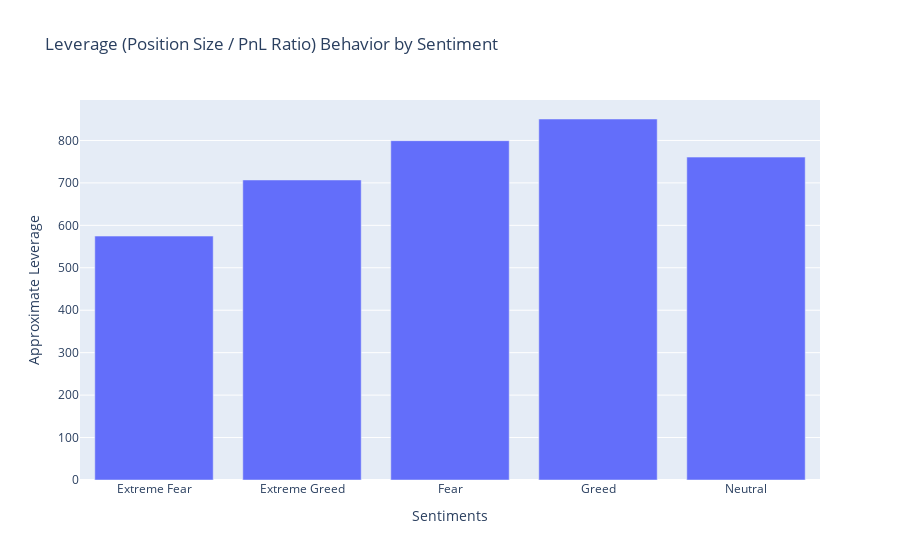

Here is the notebook cell this chart was saved with:
### Code cell
merged_df['approx_leverage'] = merged_df['Size USD'] / (np.abs(merged_df['Start Position']) + 1)
leverage_by_sentiment_df = merged_df.groupby('classification')['approx_leverage'].mean().reset_index()
fig = px.bar(
    leverage_by_sentiment_df,
    x = 'classification',
    y = 'approx_leverage',
    labels = {"classification" : "Sentiments", "approx_leverage" : "Approximate Leverage"},
    title = "Leverage (Position Size / PnL Ratio) Behavior by Sentiment"
)
fig.show()

### Figure 1 — Plotly figure (JSON) as saved in the notebook; plotly's stock layout.template omitted (floating-point values rounded to 4 significant figures)
{"data": [{"alignmentgroup": "True", "hovertemplate": "Sentiments=%{x}<br>Approximate Leverage=%{y}<extra></extra>", "legendgroup": "", "marker": {"color": "#636efa", "pattern": {"shape": ""}}, "name": "", "offsetgroup": "", "orientation": "v", "showlegend": false, "textposition": "auto", "type": "bar", "x": ["Extreme Fear", "Extreme Greed", "Fear", "Greed", "Neutral"], "xaxis": "x", "y": [574.7, 706.9, 799.5, 850.6, 760.7], "yaxis": "y"}], "layout": {"autosize": true, "barmode": "relative", "legend": {"tracegroupgap": 0}, "title": {"text": "Leverage (Position Size / PnL Ratio) Behavior by Sentiment"}, "xaxis": {"anchor": "y", "autorange": true, "domain": [0, 1], "range": [-0.5, 4.5], "title": {"text": "Sentiments"}, "type": "category"}, "yaxis": {"anchor": "x", "autorange": true, "domain": [0, 1], "range": [0, 895.3], "title": {"text": "Approximate Leverage"}, "type": "linear"}}}
